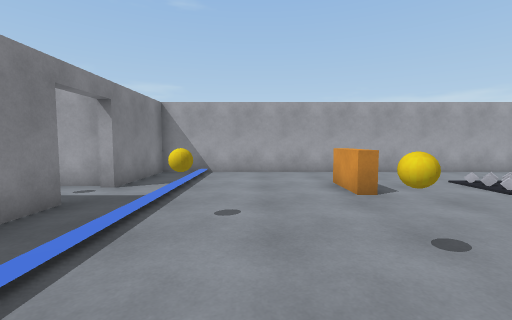
View 1 (above)

17 first-person views from a walk through a Unity game level. The camera is 1.3 m above the floor, tilts 4° down and sees 90° across. The floor is counted in squares, 1 m on a side. Each view is taken from the middle of a square. On the plan, view 1 faces up. The plan holds only what a view shows up to about 13 squares ahead; the rest is blank. The place goes on beyond the plan. The player character is not drawn.

View 2
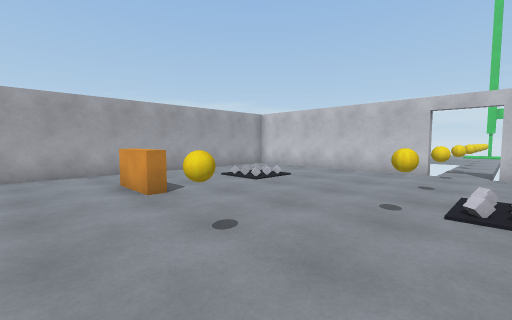

View 3
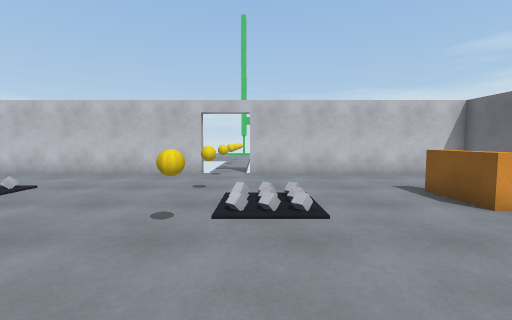

View 4
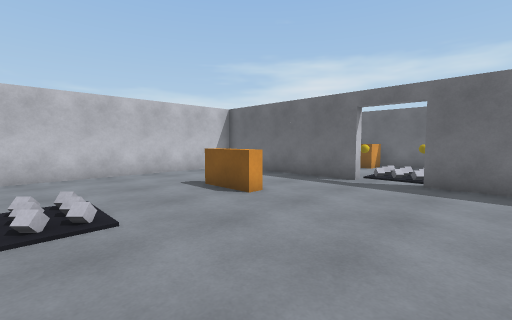

View 5
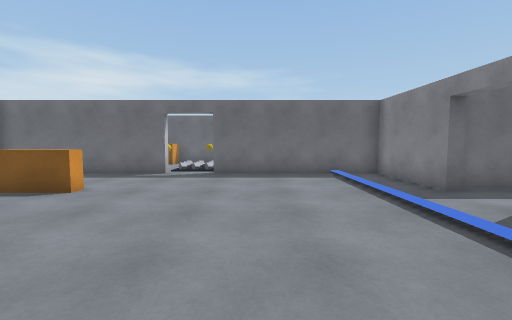

View 6
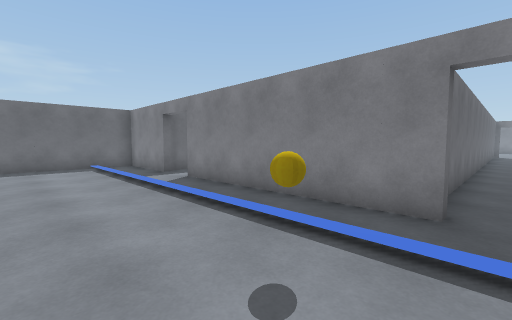

View 7
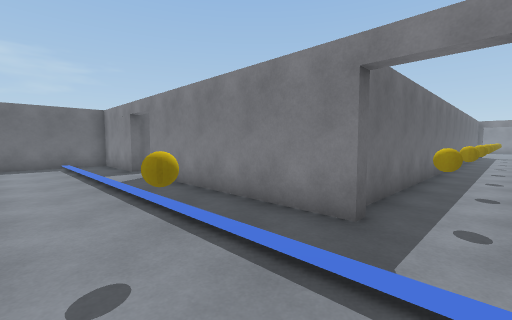

View 8
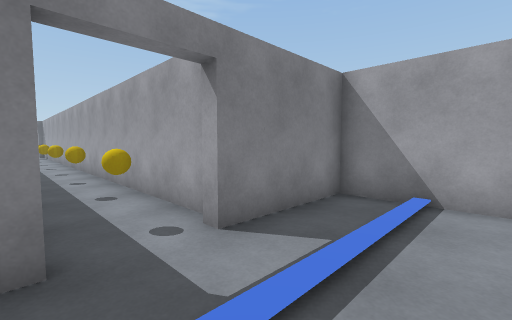

View 9
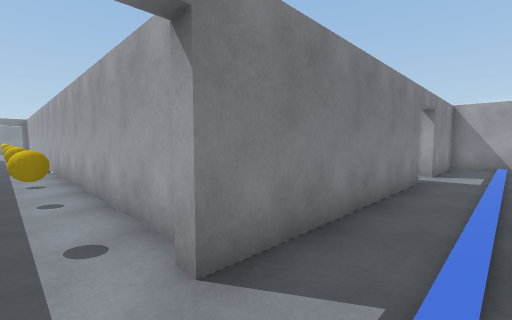

View 10
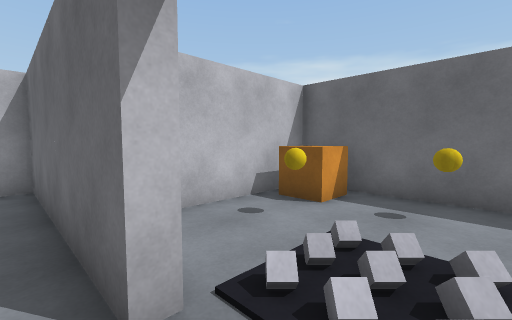

View 11
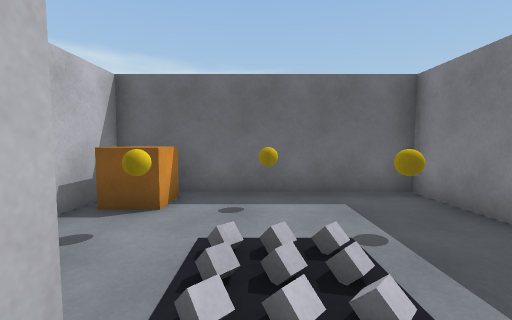

View 12
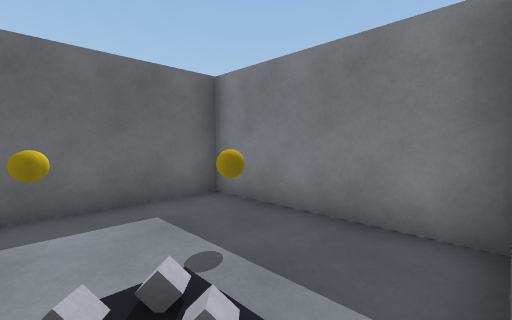

View 13
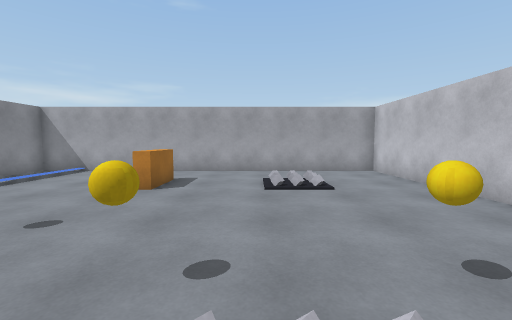

View 14
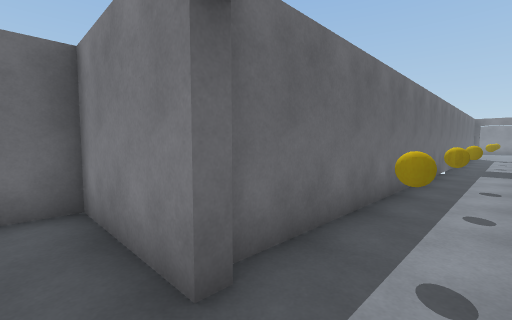

View 15
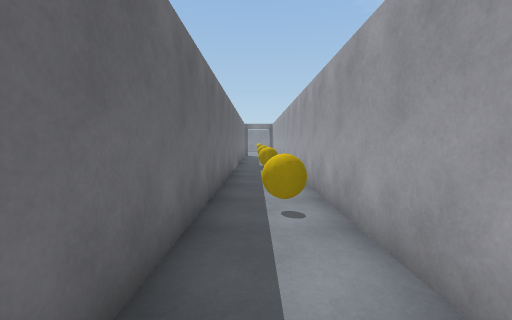

View 16
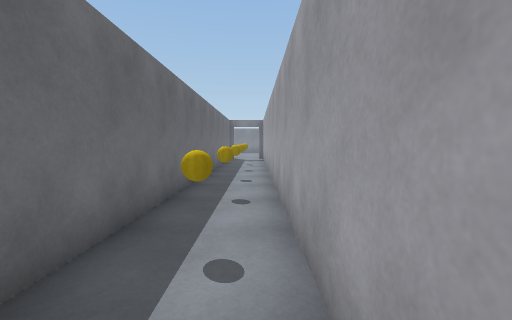

View 17
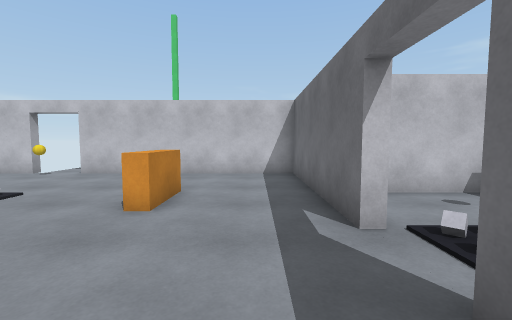

### Floor plan
Key: @ floor where view 1 was taken; # wall or solid block; . floor; / step, stairs or slope; ^ raised ledge; O other object.
Columns run from 17 left of view 1 to 12 right of it. Each row starts with its distance up from view 1.
 11              #################
 10              #./.............#
  9              #./.............#
  8 ##############./....^...  ...#
  7 .............../....^... ....#
  6 O..O..O..O..O../.............#
  5 ##############./.............#
  4              #./O............#
  3              #./...O.........#
  2              #./.............#
  1              #./......O..O..O.
  0              #./.@.....  ....#
 -1              #./.............#
 -2  #############./.............#
 -3   ............./.............#
 -4   ...O..O..O.../.............#
 -5  #############./.......^^....#
 -6              #./.............#
 -7              #./.............#
 -8              #./.............#
 -9              #######..########
-10                  #.......#
-11                  #.......#
-12                  #.O...O.#
-13                  #...O.OO#
-14                  #.....OO#
-15                  #########

Positions as (right, up) in squares from view 1, and headings:
1: (0, 0), facing up
2: (0, 0), facing up-right
3: (1, 0), facing right
4: (1, 0), facing down-right
5: (1, 2), facing down
6: (1, 6), facing down-left
7: (0, 7), facing down-left
8: (-1, 5), facing up-left
9: (-2, -4), facing up-left
10: (3, -8), facing down-right
11: (4, -8), facing down
12: (4, -9), facing down-left
13: (6, -1), facing up
14: (-3, -3), facing down-left
15: (-4, -4), facing left
16: (-8, 7), facing left
17: (1, -7), facing right
